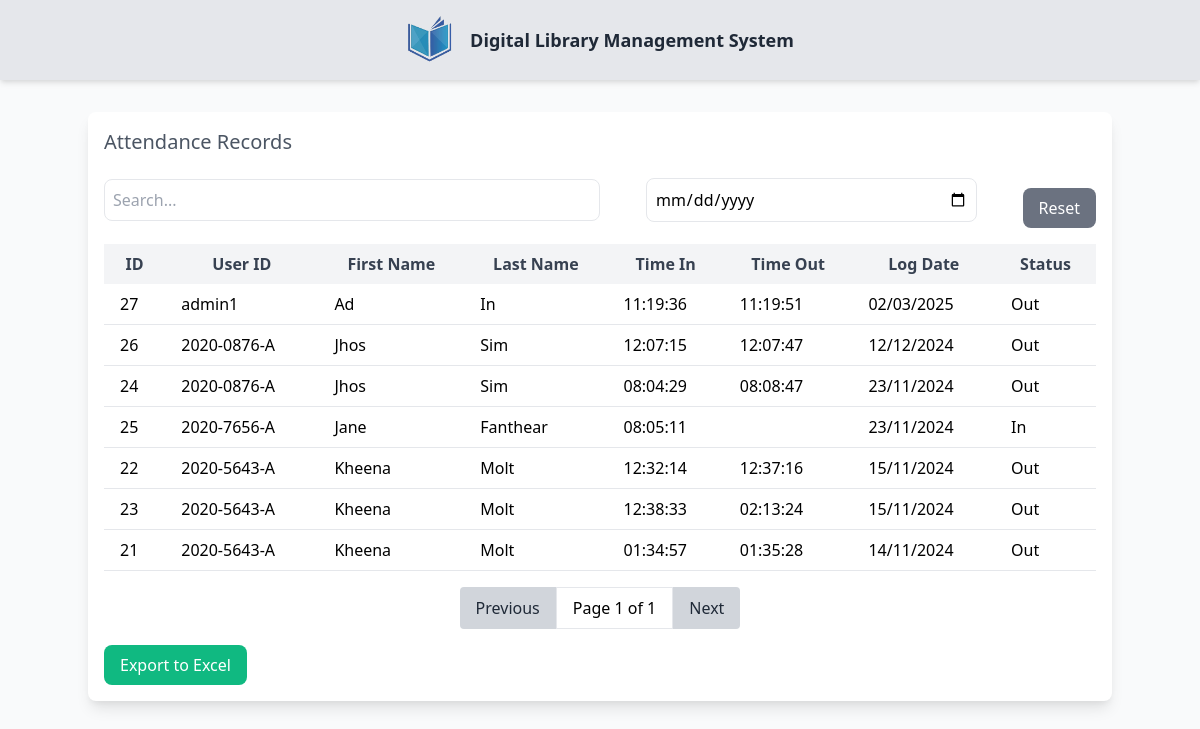
Before: /dashboard/page/QRscan/index_lib.php (signed in) with the older database file.
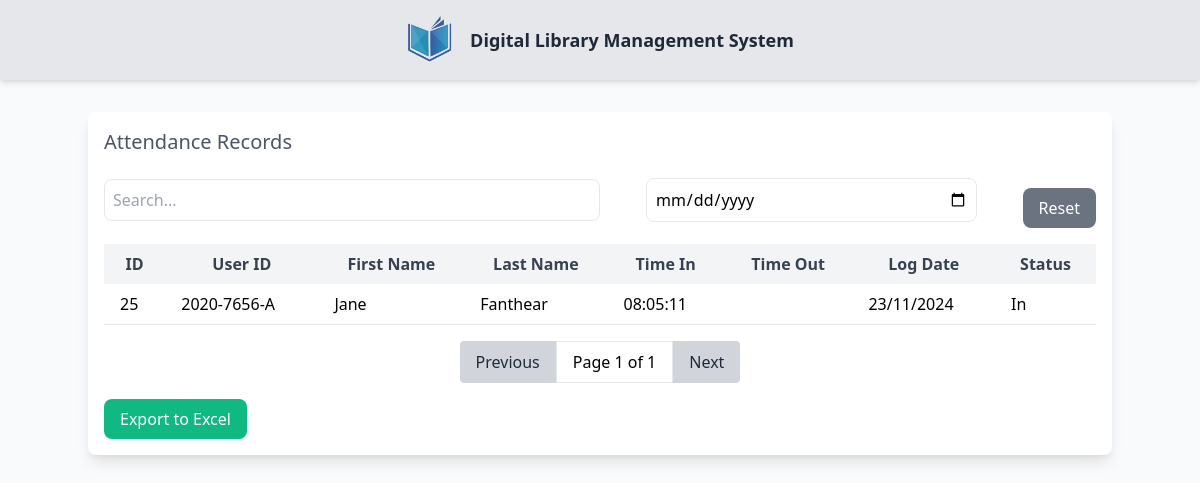
After: the same page with the newer database file.
### tables this page shows
CREATE TABLE `attendance` (
  `ID` int(11) NOT NULL,
  `IDno` varchar(50) NOT NULL,
  `TIMEIN` time DEFAULT NULL,
  `TIMEOUT` time DEFAULT NULL,
  `LOGDATE` date NOT NULL,
  `STATUS` tinyint(1) DEFAULT 0
);

CREATE TABLE `users_info` (
  `IDno` varchar(11) NOT NULL,
  `Fname` varchar(50) DEFAULT NULL,
  `Sname` varchar(50) DEFAULT NULL,
  `Mname` varchar(50) DEFAULT NULL,
  `Ename` varchar(50) DEFAULT NULL,
  `gender` varchar(10) DEFAULT NULL,
  `photo` varchar(255) DEFAULT NULL,
  `email` varchar(100) DEFAULT NULL,
  `contact` varchar(20) DEFAULT NULL,
  `municipality` varchar(100) DEFAULT NULL,
  `barangay` varchar(100) DEFAULT NULL,
  `province` varchar(100) DEFAULT NULL,
  `DOB` date DEFAULT NULL,
  `college` varchar(100) DEFAULT NULL,
  `course` varchar(100) DEFAULT NULL,
  `yrLVL` varchar(50) DEFAULT NULL,
  `A_LVL` varchar(11) DEFAULT NULL,
  `personnel_type` enum('Teaching Personnel','Non-Teaching Personnel') DEFAULT NULL,
  `status_details` enum('active','inactive','restricted') DEFAULT NULL,
  `username` varchar(50) DEFAULT NULL,
  `password` varchar(255) DEFAULT NULL,
  `U_Type` enum('admin','student','staff','librarian','faculty') DEFAULT NULL,
  `status_log` enum('pending','approved','rejected') DEFAULT NULL
);

### dashboard/page/QRscan/index_lib.php (the view, shortened to what this page needs)
<?php
include '../../config.php';
$attendanceQuery = "SELECT a.ID, a.IDno, u.Fname, u.Sname, a.TIMEIN, a.TIMEOUT, a.LOGDATE, a.STATUS
                    FROM attendance a
                    JOIN users_info u ON a.IDno = u.IDno
                    ORDER BY a.LOGDATE DESC";
$query = $conn->query($attendanceQuery);
?>
<!DOCTYPE html>
<html lang="en">
<head>
    <link href="https://cdn.jsdelivr.net/npm/tailwindcss@2.0.0-alpha.1/dist/tailwind.min.css" rel="stylesheet">
</head>
<body class="bg-gray-50 place-content-center">
    <div class="flex items-center justify-center bg-gray-200 p-4 shadow-md">
        <a href="../index.php">
            <img src="../../../Registration/pic/logo wu.png" alt="Logo" class="h-12 w-12 mr-4">
        </a>
        <strong class="text-lg font-semibold text-gray-800">Digital Library Management System</strong>
    </div>
    <div class="container mx-auto">
        <div class="flex justify-center items-center flex-wrap min-h-[80vh] pt-8">
            <div class="w-full md:w-full p-4 bg-white rounded-lg shadow-lg">
                <h2 class="text-xl font-medium text-gray-600 mb-4">Attendance Records</h2>
                <div class="flex flex-col md:flex-row justify-between items-center gap-4 mb-4">
                    <input
                        type="text"
                        id="searchInput"
                        placeholder="Search..."
                        class="w-full md:w-1/2 p-2 border rounded-lg"
                        onkeyup="searchTable()"
                    >
                    <input
                        type="date"
                        id="dateInput"
                        class="w-full md:w-1/3 p-2 border rounded-lg"
                        onchange="filterByDate()"
                    >
                    <button id="resetButton" class="bg-gray-500 text-white py-2 px-4 mt-4 rounded-lg">Reset</button>
                </div>
                <table id="attendanceTable" class="min-w-full table-auto border-collapse">
                    <thead>
                        <tr class="bg-gray-100">
                            <th class="px-4 py-2 text-gray-700">ID</th>
                            <th class="px-4 py-2 text-gray-700">User ID</th>
                            <th class="px-4 py-2 text-gray-700">First Name</th>
                            <th class="px-4 py-2 text-gray-700">Last Name</th>
                            <th class="px-4 py-2 text-gray-700">Time In</th>
                            <th class="px-4 py-2 text-gray-700">Time Out</th>
                            <th class="px-4 py-2 text-gray-700">Log Date</th>
                            <th class="px-4 py-2 text-gray-700">Status</th>
                        </tr>
                    </thead>
                    <tbody id="tableBody">
                        <?php while ($row = $query->fetch_assoc()) { ?>
                        <tr class="border-b">
                            <td class="px-4 py-2"><?php echo $row['ID']; ?></td>
                            <td class="px-4 py-2"><?php echo $row['IDno']; ?></td>
                            <td class="px-4 py-2"><?php echo $row['Fname']; ?></td>
                            <td class="px-4 py-2"><?php echo $row['Sname']; ?></td>
                            <td class="px-4 py-2"><?php echo $row['TIMEIN']; ?></td>
                            <td class="px-4 py-2"><?php echo $row['TIMEOUT']; ?></td>
                            <td class="px-4 py-2"><?php echo date('d/m/Y', strtotime($row['LOGDATE'])); ?></td>
                            <td class="px-4 py-2"><?php echo $row['STATUS'] == 1 ? 'Out' : 'In'; ?></td>
                        </tr>
                        <?php } ?>
                    </tbody>
                </table>
                <div id="pagination" class="flex justify-center mt-4">
                    <button onclick="prevPage()" class="px-4 py-2 bg-gray-300 text-gray-800 rounded-l">Previous</button>
                    <span id="pageInfo" class="px-4 py-2 bg-white border">Page 1</span>
                    <button onclick="nextPage()" class="px-4 py-2 bg-gray-300 text-gray-800 rounded-r">Next</button>
                </div>
                <button type="submit" class="bg-green-500 text-white py-2 px-4 rounded-lg mt-4" onclick="Export()">Export to Excel</button>
            </div>
        </div>
    </div>
</body>
</html>

Changed rows visible on the page:
removed attendance: ID "27", IDno "admin1", IDno.Fname "Ad", IDno.Sname "In", TIMEIN "11:19:36", TIMEOUT "11:19:51", LOGDATE "02/03/2025", STATUS "Out"
removed attendance: ID "26", IDno "2020-0876-A", IDno.Fname "Jhos", IDno.Sname "Sim", TIMEIN "12:07:15", TIMEOUT "12:07:47", LOGDATE "12/12/2024", STATUS "Out"
removed attendance: ID "24", IDno "2020-0876-A", IDno.Fname "Jhos", IDno.Sname "Sim", TIMEIN "08:04:29", TIMEOUT "08:08:47", LOGDATE "23/11/2024", STATUS "Out"
removed attendance: ID "22", IDno "2020-5643-A", IDno.Fname "Kheena", IDno.Sname "Molt", TIMEIN "12:32:14", TIMEOUT "12:37:16", LOGDATE "15/11/2024", STATUS "Out"
removed attendance: ID "23", IDno "2020-5643-A", IDno.Fname "Kheena", IDno.Sname "Molt", TIMEIN "12:38:33", TIMEOUT "02:13:24", LOGDATE "15/11/2024", STATUS "Out"
removed attendance: ID "21", IDno "2020-5643-A", IDno.Fname "Kheena", IDno.Sname "Molt", TIMEIN "01:34:57", TIMEOUT "01:35:28", LOGDATE "14/11/2024", STATUS "Out"
